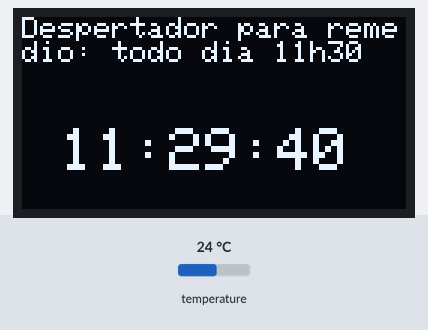
This program was run on a simulated Arduino Leonardo, built with avr-gcc and run on an emulated ATmega32U4. On the bench: 128×64 one-colour display. Wiring (inferred from the names in the program): SSD1306 OLED at I2C address 0x3C; DS3231 clock at I2C address 0x68. The inputs (shaded band) are chosen by the test bench; at power-on: temperature 24 °C. The local clock reads 2024-03-15 10:24:30 at power-on unless the program sets it; what the program prints to the serial monitor is not drawn.

Above: at 0.2 s.
At 4.1 s:
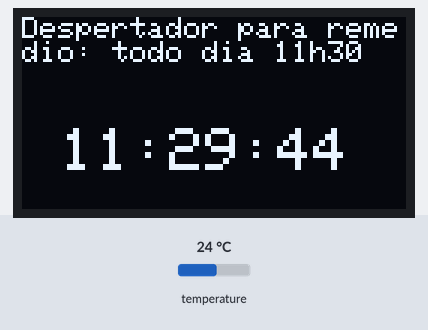
At 8.1 s:
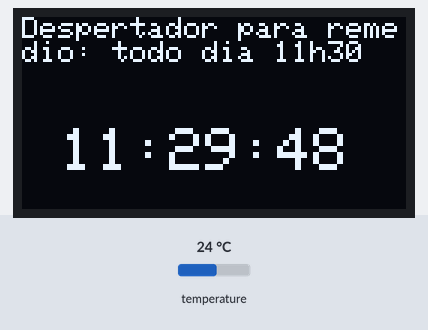
At 19.1 s:
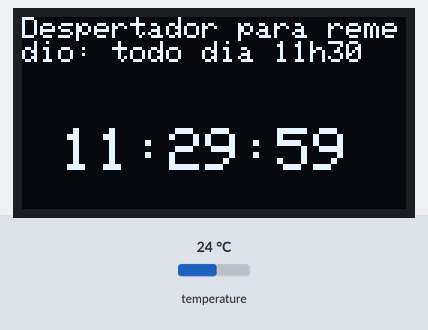
At 29.1 s:
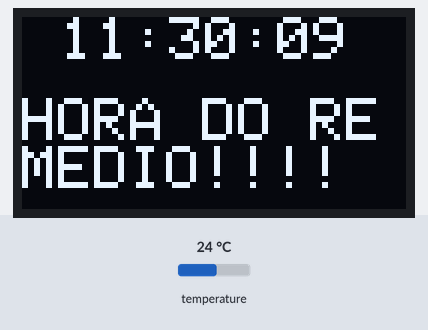
At 38.1 s:
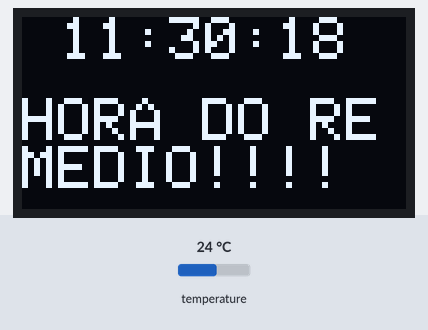

The program:

main.cpp
```cpp
#include <rtc.h>           // biblioteca RTC
#include <SPI.h>              // caso utilize comunicação SPI
#include <Wire.h>             // biblioteca requerida para I2C
#include <Adafruit_GFX.h>     // biblioteca OLED
#include <display.h> // biblioteca OLED

DS3231 rtc(SDA, SCL); // cria o objeto rtc

// configuração do display OLED
#define SCREEN_WIDTH 128 // OLED display width, in pixels
#define SCREEN_HEIGHT 64 // OLED display height, in pixels

// Declaração para um display SSD1306 conectado a I2C (pinos SDA, SCL)
#define OLED_RESET -1
Adafruit_SSD1306 display(SCREEN_WIDTH, SCREEN_HEIGHT, &Wire, OLED_RESET);

void setup()
{
  Serial.begin(9600); // inicializa o monitor serial (usado para testes)

  rtc.begin(); // inicializa o RTC
  // **** Altere as linhas abaixo para ajustar a hora e data do RTC ********
  rtc.setDOW(TUESDAY);      // Altere o dia da semana SUNDAY, TUESDAY, WEDNESDAY, THURSDAY, FRIDAY e SATURDAY
  rtc.setTime(11, 29, 40);  // Altere o tempo: hora, minutos, segundos (formato de 24 horas)
  rtc.setDate(27, 9, 2021); // Dia, mês, Ano

  display.begin(SSD1306_SWITCHCAPVCC, 0x3C); // inicializa a comunicação I2C do OLED end 0X3C

  // Clear the buffer.
  display.clearDisplay();
  display.display();

  // teste RTC - exibir no monitor serial
  Serial.println(rtc.getDateStr());
  Serial.println(rtc.getDOWStr());
  Serial.print(rtc.getTemp());
  Serial.println(" ºC");
  Serial.print("Hora: ");
  Serial.print(rtc.getTimeStr());
}

void loop()
{

  String time = rtc.getTimeStr();

  if (time.charAt(0) == '1' && time.charAt(1) == '1' && time.charAt(3) == '3' && time.charAt(4) == '0')
  {
    display.setTextSize(2);
    display.setTextColor(WHITE);
    display.setCursor(13, 0);
    display.print(rtc.getTimeStr());
    display.setTextColor(WHITE);
    display.setCursor(0, 27);
    display.print("HORA DO REMEDIO!!!!");
  }
  else
  {
    display.setTextSize(1);
    display.setTextColor(WHITE);
    display.setCursor(0, 0);
    display.print("Despertador para remedio: todo dia 11h30");
    display.setTextSize(2);
    display.setTextColor(WHITE);
    display.setCursor(13, 37);
    display.print(rtc.getTimeStr());
  }

  // exibe no display
  display.display();

  // limpa o display
  display.clearDisplay();
}
```

Measured:
- what the display in image 0 shows lasts 1.0 s, from 0.1 s to 1.1 s
- what the display in image 1 shows lasts 1.1 s, from 4.0 s to 5.1 s
